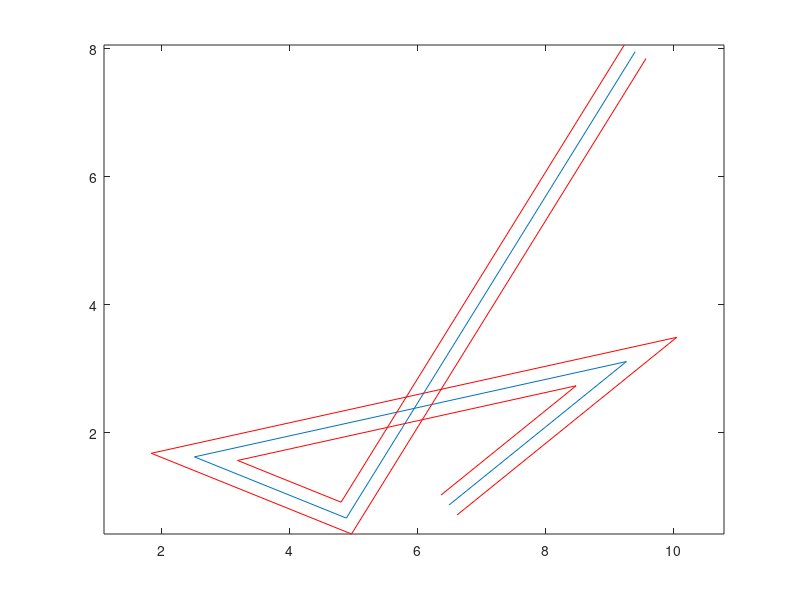

The MATLAB source for this figure:
% Nice (and time consuming) chunk of code, but useless in the end ;( 

t = 0.2;

ps=10*rand(2, 5);

plot(ps(1,:), ps(2,:));

% Get tangent vectors
ts = diff(ps')';
ts = bsxfun(@rdivide, ts, (sum(ts.^2)).^.5); % normalize

% Get bisector vectors
bs = diff(ts')';
bs = bsxfun(@rdivide, bs, (sum(bs.^2)).^.5); % normalize
bs = [[ts(2, 1); -ts(1, 1)] bs [ts(2, end); -ts(1, end)]];

cprod = cross([bs(:,2:end-1); zeros(1, length(bs)-2)], [ts(:,1:end-1); zeros(1, length(ts)-1)]);
sins = [1 cprod(3,:) 1];

right = ps+t*bsxfun(@rdivide, bs, sins); 
left = ps-t*bsxfun(@rdivide, bs, sins); 

hold on
plot(right(1,:), right(2,:), 'r-');
plot(left(1,:), left(2,:), 'r-');
axis equal
%
